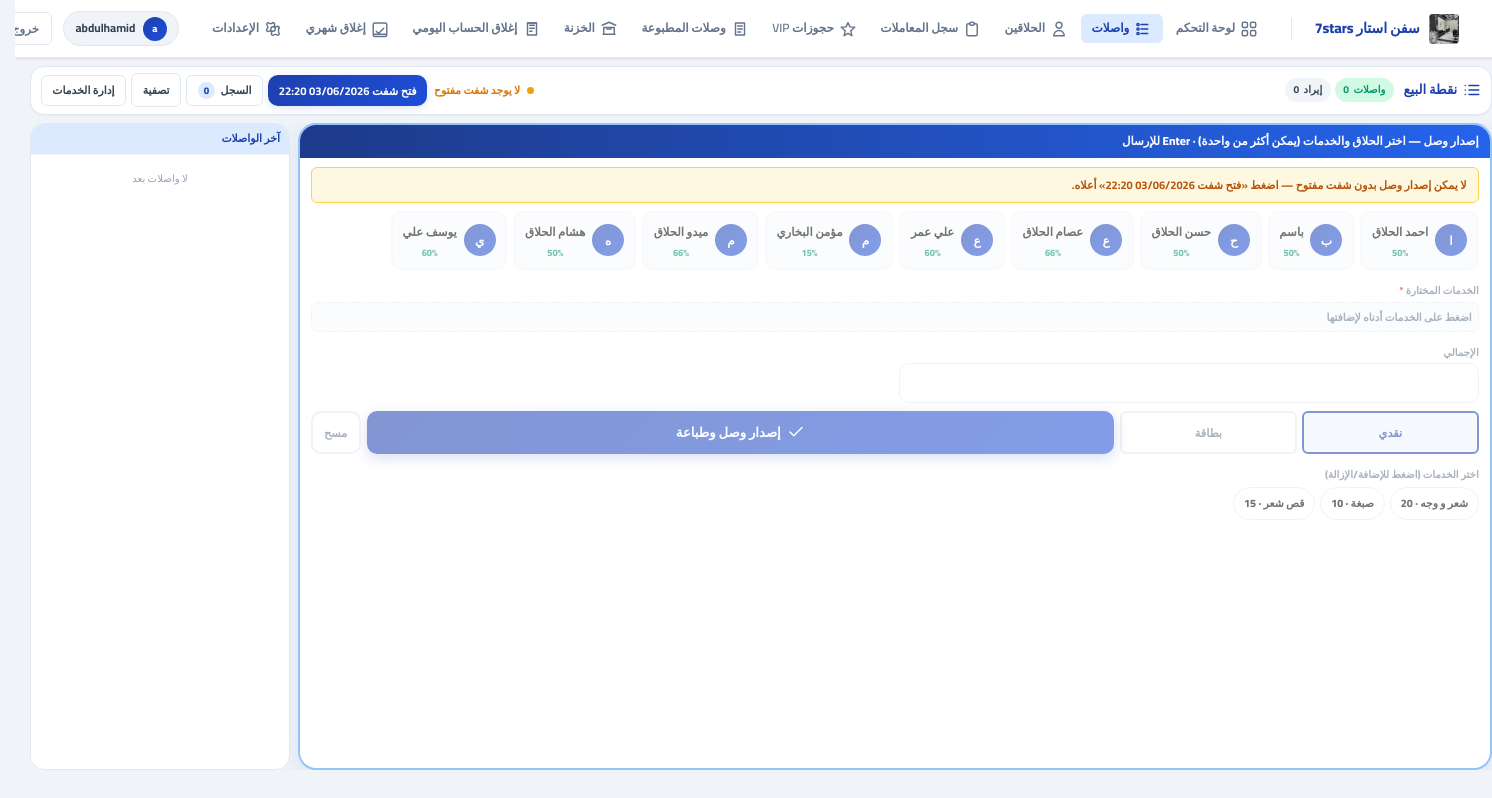
The app's page /app/queue/ (signed in), older data.
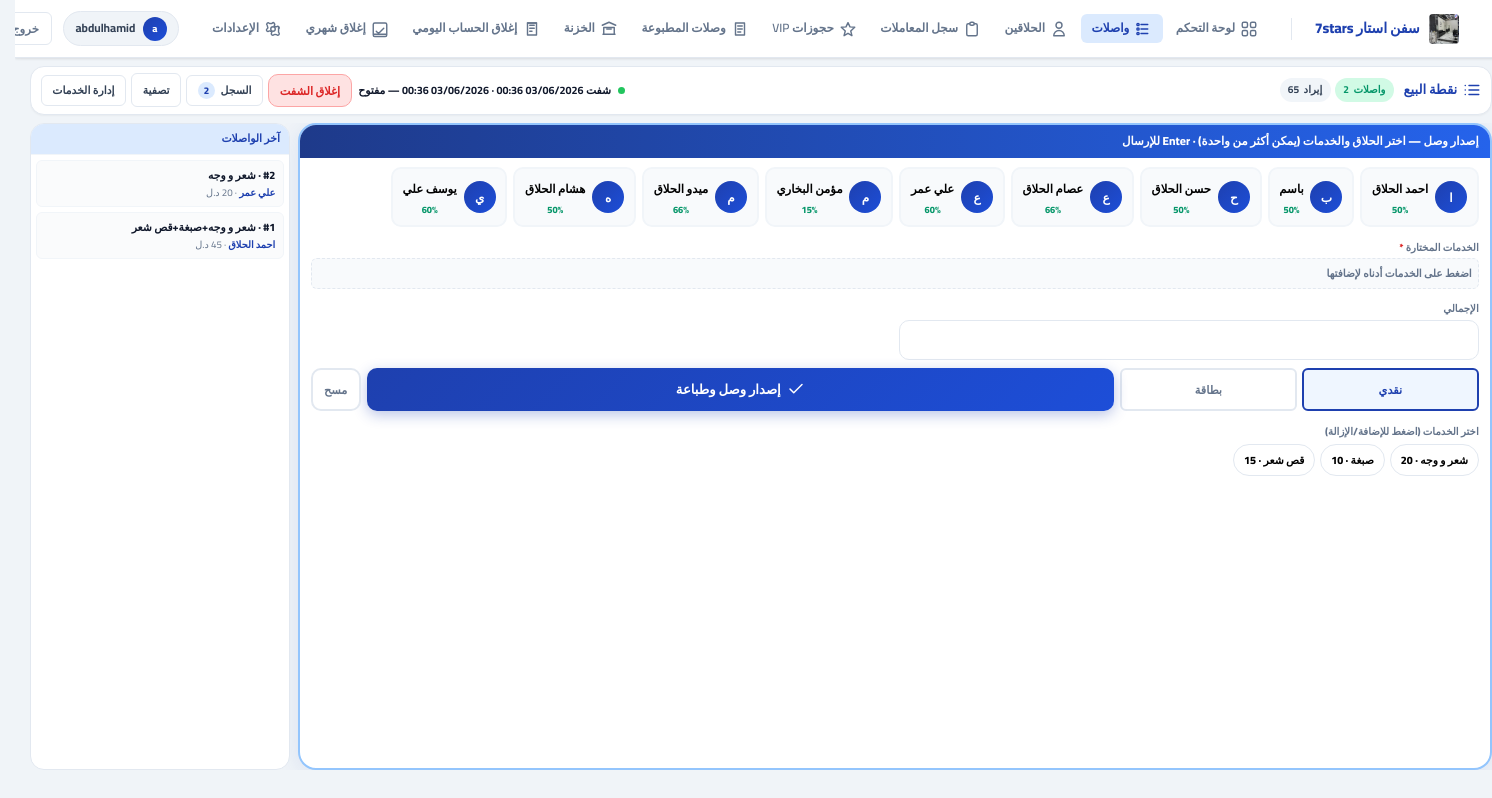
The same page, newer data.
### accounts/models.py (models this page shows, shortened)
class BarberProfile(models.Model):
    user = models.OneToOneField(
        "accounts.User",
        on_delete=models.CASCADE,
        related_name="barber_profile",
        null=True,
        blank=True,
    )
    name = models.CharField(max_length=120, blank=True, default="", verbose_name="اسم الحلاق")
    default_commission_pct = models.DecimalField(max_digits=5, decimal_places=2, default=0)
    is_active = models.BooleanField(default=True)
    class Meta:
        ordering = ["name"]
    @property
    def display_name(self) -> str:
        n = (self.name or "").strip()
        if n:
            return n
        if self.user_id:
            return self.user.get_full_name() or self.user.username
        return "حلاق"
    @property
    def initial_letter(self) -> str:
        d = self.display_name
        return d[:1].upper() if d else "?"

### core/models.py (models this page shows, shortened)
class TimestampedModel(models.Model):
    created_at = models.DateTimeField(auto_now_add=True, db_index=True)
    updated_at = models.DateTimeField(auto_now=True, db_index=True)
    class Meta:
        abstract = True

class Service(TimestampedModel):
    name = models.CharField(max_length=120)
    category = models.ForeignKey(
        "core.ServiceCategory",
        on_delete=models.SET_NULL,
        null=True,
        blank=True,
        related_name="services",
    )
    base_price = models.DecimalField(max_digits=10, decimal_places=2, default=0)
    is_active = models.BooleanField(default=True)

class Shift(TimestampedModel):
    name = models.CharField(max_length=120, blank=True, default="")
    started_at = models.DateTimeField(default=timezone.now, db_index=True)
    ended_at = models.DateTimeField(null=True, blank=True, db_index=True)
    is_closed = models.BooleanField(default=False, db_index=True)
    closed_by = models.ForeignKey(
        settings.AUTH_USER_MODEL,
        on_delete=models.PROTECT,
        null=True,
        blank=True,
        related_name="closed_shifts",
    )
    assigned_cashiers = models.ManyToManyField(
        settings.AUTH_USER_MODEL,
        blank=True,
        related_name="assigned_shifts",
    )
    last_ticket_sequence = models.PositiveIntegerField(
        default=0,
        help_text="آخر رقم تسلسلي للوصل ضمن هذا الشفت",
    )
    def can_close(self, user) -> bool:
        if user.is_superuser or getattr(user, "role", None) in ("ADMIN", "CASHIER"):
            return True
        return self.assigned_cashiers.filter(pk=user.pk).exists()

class Ticket(TimestampedModel):
    customer = models.ForeignKey("core.Customer", on_delete=models.PROTECT, related_name="tickets")
    barber = models.ForeignKey("accounts.BarberProfile", on_delete=models.PROTECT, related_name="tickets")
    shift = models.ForeignKey("core.Shift", on_delete=models.PROTECT, related_name="tickets")
    service = models.ForeignKey(
        "core.Service",
        on_delete=models.SET_NULL,
        null=True,
        blank=True,
        related_name="tickets",
    )
    shift_sequence = models.PositiveIntegerField(
        null=True,
        blank=True,
        db_index=True,
        help_text="رقم تسلسلي للوصل ضمن الشفت (يُطبع على الوصل بدل اسم الزبون)",
    )
    status = models.CharField(max_length=20, choices=TicketStatus.choices, default=TicketStatus.WAITING, db_index=True)
    queue_position = models.PositiveIntegerField(default=0, db_index=True)
    started_at = models.DateTimeField(null=True, blank=True, db_index=True)
    completed_at = models.DateTimeField(null=True, blank=True, db_index=True)
    subtotal = models.DecimalField(max_digits=12, decimal_places=2, default=0)
    discount = models.DecimalField(max_digits=12, decimal_places=2, default=0)
    total = models.DecimalField(max_digits=12, decimal_places=2, default=0)
    barber_commission_total = models.DecimalField(max_digits=12, decimal_places=2, default=0)
    description = models.CharField(max_length=255, blank=True, default="")
    payment_method = models.CharField(
        max_length=10, choices=PaymentMethod.choices, default=PaymentMethod.CASH, blank=True,
    )
    locked_by_close = models.ForeignKey(
        "core.CloseLedger",
        on_delete=models.PROTECT,
        null=True,
        blank=True,
        related_name="locked_tickets",
    )
    class Meta:
        indexes = [
            models.Index(fields=["barber", "status", "queue_position"]),
            models.Index(fields=["shift", "status"]),
        ]
        constraints = [
            models.CheckConstraint(check=Q(total__gte=0), name="ticket_total_gte_0"),
            models.UniqueConstraint(
                fields=["shift", "shift_sequence"],
                condition=Q(shift_sequence__isnull=False),
                name="ticket_unique_shift_sequence",
            ),
        ]

class TicketItem(TimestampedModel):
    ticket = models.ForeignKey("core.Ticket", on_delete=models.CASCADE, related_name="items")
    service = models.ForeignKey("core.Service", on_delete=models.PROTECT, related_name="ticket_items")
    price = models.DecimalField(max_digits=12, decimal_places=2, default=0)
    commission_pct = models.DecimalField(max_digits=5, decimal_places=2, default=0)
    barber_commission_amount = models.DecimalField(max_digits=12, decimal_places=2, default=0)
    class Meta:
        unique_together = [("ticket", "service")]

### barber_ms/views.py (the view, shortened to what this page needs)
# urls.py: path("queue/", views.queue_view, name="queue"),
@login_required
def queue_view(request):
    if not _is_cashier_or_admin(request.user):
        messages.error(request, "ليس لديك صلاحية الوصول لهذه الصفحة.")
    if request.user.role == UserRole.BARBER:
        logout(request)
        messages.warning(request, "الدخول متاح للإدارة والكاشير فقط.")
        return redirect("login")
    form = QueueTicketForm()
    flt = _queue_filters(request)
    shift_ctx = shift_ui_context(request.user)
    current_shift = shift_ctx["current_shift"]
    base_qs = Ticket.objects.select_related("customer", "barber__user").prefetch_related(
        "receipts"
    )
    filtered_qs = _apply_ticket_filters(base_qs, flt, open_shift=current_shift)
    recent_completed = (
        base_qs.filter(status=TicketStatus.COMPLETED)
        .select_related("service", "barber")
        .prefetch_related("items__service")
        .order_by("-completed_at")[:10]
    )
    active_barbers = BarberProfile.objects.filter(is_active=True).select_related("user").order_by(
        "name"
    )
    stats = _queue_stats(filtered_qs)
    return render(
        request,
        "frontend/queue.html",
        {
            "form": form,
            "recent_completed": recent_completed,
            "pos_services": _active_services_qs(),
            "filters": flt,
            "queue_stats": stats,
            "history_count": stats["total"],
            "active_barbers": active_barbers,
            **shift_ctx,
            "ticket_status_choices": TicketStatus.choices,
            "ticket_status_labels": {
                TicketStatus.WAITING: "انتظار",
                TicketStatus.IN_PROGRESS: "قيد التنفيذ",
                TicketStatus.COMPLETED: "مكتمل",
                TicketStatus.CANCELLED: "ملغى",
            },
            "return_qs": request.GET.urlencode(),
            "services_json": json.dumps(
                [
                    {"id": s.id, "name": s.name, "price": str(s.base_price or "0")}
                    for s in Service.objects.filter(is_active=True).order_by("name")
                ],
                ensure_ascii=False,
            ),
            "is_admin": _is_admin(request.user),
        },
    )

### barber_ms/context_processors.py (called while the page is built)
def _time_greeting_ar() -> str:
    h = timezone.localtime().hour
    if 5 <= h < 12:
        return "صباح الخير"
    if 12 <= h < 17:
        return "طاب نهارك"
    if 17 <= h < 22:
        return "مساء الخير"
    return "أهلاً بك"

def system_settings(request):
    try:
        qs = SystemSetting.objects.filter(key__in=_DEFAULTS.keys()).values_list("key", "value")
        stored = dict(qs)
    except Exception:
        stored = {}
    merged = {k: stored.get(k) or v for k, v in _DEFAULTS.items()}
    theme_key = merged.get("theme", "ocean")
    theme = THEMES.get(theme_key, THEMES["ocean"])
    now_local = timezone.localtime()
    return {
        "sys": merged,
        "theme": theme,
        "themes": THEMES,
        "time_greeting": _time_greeting_ar(),
        "now_local": now_local,
        "weekday_ar": _AR_WEEKDAYS[now_local.weekday()],
        "barber_login_enabled": merged.get("barber_login_enabled", "0") == "1",
    }

### barber_ms/views.py (called while the page is built)
def _is_admin(user):
    return user.role == UserRole.ADMIN or user.is_superuser

def _is_cashier_or_admin(user):
    return user.role in (UserRole.ADMIN, UserRole.CASHIER) or user.is_superuser

### templates/frontend/queue.html (shortened to what the changed rows need)
{% extends "frontend/base.html" %}
{% block content %}
<div class="queue-v2" id="queuePage">
  <header class="qv-toolbar">
    <div class="qv-actions" style="align-items:center">
      {% include "frontend/partials/shift_controls.html" with can_close_shift=can_close_shift %}
    </div>
  </header>
  <div class="qv-main">
    <section class="qv-pos" id="posPanel">
      <div class="qv-pos-bd">
        {% if not current_shift %}
        <div class="pos-shift-warn">لا يمكن إصدار وصل بدون شفت مفتوح — اضغط «فتح {{ next_shift_label }}» أعلاه.</div>
        {% endif %}
        <form method="post" novalidate id="addForm" autocomplete="off"{% if not current_shift %} style="opacity:.55;pointer-events:none"{% endif %}>
          <div class="barber-strip" id="barberRail" role="list">
            {% for bp in form.barber_id.field.queryset %}
            <button type="button" class="barber-chip" role="listitem"
              data-barber-id="{{ bp.pk }}"
              data-barber-comm="{{ bp.default_commission_pct|floatformat:0 }}"
              aria-pressed="false">
              <span class="bc-ava">{{ bp.initial_letter }}</span>
              <span>
                <span class="bc-name">{{ bp.display_name }}</span>
                <span class="bc-comm">{{ bp.default_commission_pct|floatformat:0 }}%</span>
              </span>
            </button>
            {% empty %}
            <span style="font-size:.75rem;color:var(--muted)">لا حلاقين نشطين</span>
            {% endfor %}
          </div>
          <div class="pos-compact">
            {% if pos_services %}
            <div class="full" style="margin-top:.35rem">
              <div class="chip-panel" id="serviceQuickChips">
                {% for svc in pos_services %}
                <button type="button" class="chip service-quick" data-svc-id="{{ svc.id }}" data-price="{{ svc.base_price|floatformat:0 }}">{{ svc.name }} · {{ svc.base_price|floatformat:0 }}</button>
                {% endfor %}
              </div>
            </div>
            {% endif %}
          </div>
        </form>
      </div>
    </section>
    <aside class="qv-side">
      <div class="qv-preview">
        <div class="qv-preview-list">
          {% for t in recent_completed %}
          <div class="qv-preview-item" style="cursor:default">
            <div class="pi-name">{% if t.shift_sequence %}#{{ t.shift_sequence }}{% else %}—{% endif %} · {% with items=t.items.all %}{% if items %}{% for item in items %}{{ item.service.name }}{% if not forloop.last %}+{% endif %}{% endfor %}{% elif t.service %}{{ t.service.name }}{% else %}{{ t.description }}{% endif %}{% endwith %}</div>
            <div class="pi-meta"><span class="pi-barber">{{ t.barber.display_name }}</span> · {{ t.total|floatformat:0 }} {{ sys.currency|default:"د.ل" }}</div>
          </div>
          {% empty %}
          <div class="qv-preview-empty">لا واصلات بعد</div>
          {% endfor %}
        </div>
      </div>
    </aside>
  </div>
</div>
{% endblock %}

### templates/frontend/partials/shift_controls.html (shortened to what this page needs)
<div class="shift-controls">
  {% if current_shift %}
  <div class="shift-controls-active">
    <span class="shift-controls-dot on"></span>
    <span><strong>{{ current_shift.name }}</strong>{% if current_shift_range %} · {{ current_shift_range }}{% else %} · منذ {{ current_shift.started_at|date:"d/m H:i" }}{% endif %}</span>
    {% if can_close_shift %}
    <form method="post" class="shift-controls-form" onsubmit="return confirm('إغلاق هذا الشفت؟ يمكنك فتح شفت جديد بعد ذلك.')">
      <button type="submit" class="btn btn-d btn-sm">إغلاق الشفت</button>
    </form>
    {% endif %}
  </div>
  {% else %}
  <div class="shift-controls-idle">
    <span class="shift-controls-dot off"></span>
    <span style="color:var(--warning);font-weight:800">لا يوجد شفت مفتوح</span>
    <form method="post" class="shift-controls-form">
      <button type="submit" class="btn btn-p btn-sm">فتح {{ next_shift_label }}</button>
    </form>
  </div>
  {% endif %}
</div>

Row changes from the older to the newer data that the page shows:
added Shift: name "شفت 03/06/2026 00:36"
added Ticket: shift_sequence "2", barber.display_name "علي عمر", total "20"
added TicketItem: service.name "شعر و وجه", shown under "2"
added Ticket: shift_sequence "1", barber.display_name "احمد الحلاق"
added TicketItem: service.name "شعر و وجه", shown under "1"
added TicketItem: service.name "صبغة", shown under "1"
added TicketItem: service.name "قص شعر", shown under "1"
Text that changed along with them:
{{ current_shift_range }}: (not shown) → "03/06/2026 00:36 — مفتوح"
{{ next_shift_label }}: "شفت 03/06/2026 22:20" → (not shown)
text no longer shown: "لا يوجد شفت مفتوح فتح لا يمكن إصدار وصل بدون شفت مفتوح — اضغط «فتح » أعلاه. لا واصلات بعد"
text now shown: "· إغلاق الشفت"
